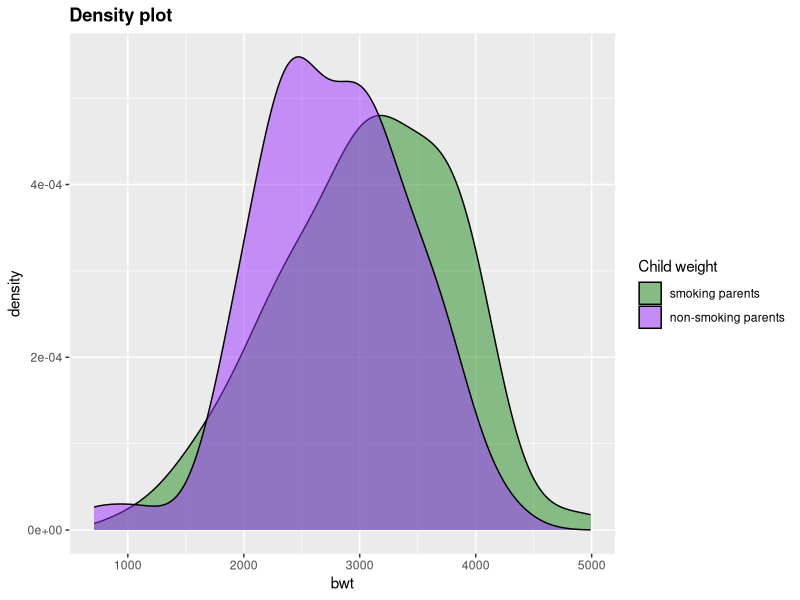
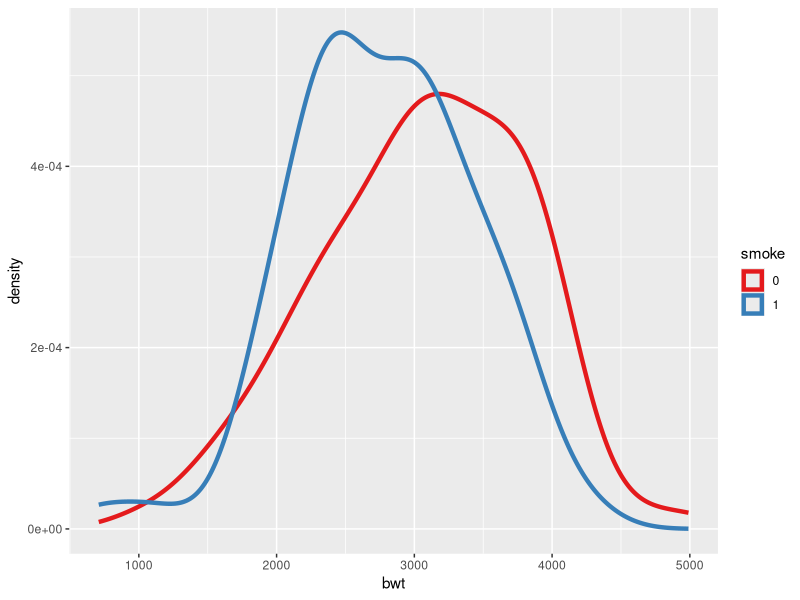

Reproduce these figures in R, in order.
# The data is read from a csv (*comma separated value*) file. The data was collected at Baystate Medical Center, Springfield, Mass during 1986. The relevant columns for this example are `smoke`: smoking status during pregnancy, and `bwt`: birth weight in grams.

data <- read.csv("DensityPlot.csv")
data$smoke <- factor(data$smoke)  # convert numeric column to factor
print(head(data))                 # a glance at the data

# ---

# Colour-filled density plot
# --------------------------

# Now the library `ggplot` is imported to plot the data. The code below also shows how to plot two density functions and manually set the [colours](https://www.getdatajoy.com/learn/Colour_Names:_Complete_List), labels and title

library(ggplot2)

ggplot(data, aes(x=bwt,           # plot cumulative frequency of column "bwt"
  fill=smoke)) +                  # "smoke" column sets filling colour
  geom_density(alpha=.5)+         # transparency 
  ggtitle("Density plot") +       # title
  theme(plot.title = element_text(lineheight=.8, face="bold"))+ # font style
  scale_fill_manual(name="Child weight",                # legend title
    labels=c("smoking parents","non-smoking parents"),  # legend labels
    values=c("forestgreen", "purple1"))          # legend and plot colours

# ---

# Density plots with different line colours
# -----------------------------------------

# The next block of code plots the same data. Now the line width and line [colour](https://www.getdatajoy.com/learn/Colour_Names:_Complete_List) are customized


ggplot(data, aes(x=bwt,     # plot cumulative frequency of column bwt
  colour=smoke)) +          # "smoke" column sets the line colour
  geom_density(size=1.5)+   # line width
  scale_colour_brewer(palette = "Set1") # colour palette
